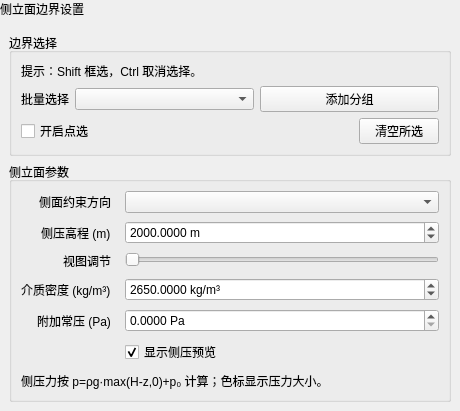
<?xml version='1.0' encoding='utf-8'?>
<ui version="4.0">
 <class>GeoStressSideFacePage</class>
 <widget class="QWidget" name="GeoStressSideFacePage">
  <property name="geometry">
   <rect>
    <x>0</x>
    <y>0</y>
    <width>460</width>
    <height>360</height>
   </rect>
  </property>
  <property name="windowTitle">
   <string>侧立面</string>
  </property>
  <layout class="QVBoxLayout" name="mainLayout">
   <property name="leftMargin">
    <number>0</number>
   </property>
   <property name="topMargin">
    <number>0</number>
   </property>
   <property name="rightMargin">
    <number>0</number>
   </property>
   <property name="bottomMargin">
    <number>0</number>
   </property>
   <item>
    <widget class="QLabel" name="pageHeaderLabel">
     <property name="sizePolicy">
      <sizepolicy hsizetype="Preferred" vsizetype="Fixed">
       <horstretch>0</horstretch>
       <verstretch>0</verstretch>
      </sizepolicy>
     </property>
     <property name="text">
      <string>侧立面边界设置</string>
     </property>
     <property name="visible">
      <bool>false</bool>
     </property>
    </widget>
   </item>
   <item>
    <layout class="QVBoxLayout" name="contentLayout">
     <property name="leftMargin">
      <number>9</number>
     </property>
     <property name="topMargin">
      <number>9</number>
     </property>
     <property name="rightMargin">
      <number>9</number>
     </property>
     <property name="bottomMargin">
      <number>9</number>
     </property>
     <property name="spacing">
      <number>6</number>
     </property>
     <item>
      <widget class="QGroupBox" name="selectionGroup">
       <property name="title">
        <string>边界选择</string>
       </property>
       <layout class="QVBoxLayout" name="selectionLayout">
        <item>
         <widget class="QLabel" name="pickHintLabel">
          <property name="text">
           <string>提示：Shift 框选，Ctrl 取消选择。</string>
          </property>
          <property name="wordWrap">
           <bool>false</bool>
          </property>
         </widget>
        </item>
        <item>
         <layout class="QHBoxLayout" name="groupRowLayout">
          <item>
           <widget class="QLabel" name="batchSelectLabel">
            <property name="sizePolicy">
             <sizepolicy hsizetype="Fixed" vsizetype="Preferred">
              <horstretch>0</horstretch>
              <verstretch>0</verstretch>
             </sizepolicy>
            </property>
            <property name="text">
             <string>批量选择</string>
            </property>
            <property name="wordWrap">
             <bool>false</bool>
            </property>
           </widget>
          </item>
          <item>
           <widget class="CustomComboBox" name="groupCombo">
            <property name="minimumSize">
             <size>
              <width>10</width>
              <height>0</height>
             </size>
            </property>
           </widget>
          </item>
          <item>
           <widget class="QPushButton" name="batchAddButton">
            <property name="text">
             <string>添加分组</string>
            </property>
           </widget>
          </item>
          <property name="leftMargin">
           <number>0</number>
          </property>
          <property name="topMargin">
           <number>0</number>
          </property>
          <property name="rightMargin">
           <number>0</number>
          </property>
          <property name="bottomMargin">
           <number>0</number>
          </property>
         </layout>
        </item>
        <item>
         <layout class="QHBoxLayout" name="actionRowLayout">
          <item>
           <widget class="QCheckBox" name="pickEnableCheckBox">
            <property name="text">
             <string>开启点选</string>
            </property>
           </widget>
          </item>
          <item>
           <spacer name="actionSpacer">
            <property name="orientation">
             <enum>Qt::Horizontal</enum>
            </property>
            <property name="sizeHint" stdset="0">
             <size>
              <width>40</width>
              <height>20</height>
             </size>
            </property>
           </spacer>
          </item>
          <item>
           <widget class="QPushButton" name="clearButton">
            <property name="text">
             <string>清空所选</string>
            </property>
           </widget>
          </item>
          <property name="leftMargin">
           <number>0</number>
          </property>
          <property name="topMargin">
           <number>0</number>
          </property>
          <property name="rightMargin">
           <number>0</number>
          </property>
          <property name="bottomMargin">
           <number>0</number>
          </property>
         </layout>
        </item>
        <property name="leftMargin">
         <number>9</number>
        </property>
        <property name="topMargin">
         <number>9</number>
        </property>
        <property name="rightMargin">
         <number>9</number>
        </property>
        <property name="bottomMargin">
         <number>9</number>
        </property>
       </layout>
      </widget>
     </item>
     <item>
      <widget class="QGroupBox" name="paramGroup">
       <property name="title">
        <string>侧立面参数</string>
       </property>
       <layout class="QFormLayout" name="paramFormLayout">
        <item row="0" column="0">
         <widget class="QLabel" name="idirLabel">
          <property name="text">
           <string>侧面约束方向</string>
          </property>
          <property name="wordWrap">
           <bool>false</bool>
          </property>
         </widget>
        </item>
        <item row="0" column="1">
         <widget class="QComboBox" name="idirCombo" />
        </item>
        <item row="1" column="0">
         <widget class="QLabel" name="heightLabel">
          <property name="text">
           <string>侧压高程 (m)</string>
          </property>
          <property name="wordWrap">
           <bool>false</bool>
          </property>
         </widget>
        </item>
        <item row="1" column="1">
         <widget class="QDoubleSpinBox" name="heightSpinBox">
          <property name="minimumSize">
           <size>
            <width>10</width>
            <height>0</height>
           </size>
          </property>
          <property name="decimals">
           <number>4</number>
          </property>
          <property name="minimum">
           <double>-1000000000000.000000000000000</double>
          </property>
          <property name="maximum">
           <double>1000000000000.000000000000000</double>
          </property>
          <property name="singleStep">
           <double>1.000000000000000</double>
          </property>
          <property name="value">
           <double>2000.000000000000000</double>
          </property>
          <property name="keyboardTracking">
           <bool>false</bool>
          </property>
          <property name="suffix">
           <string> m</string>
          </property>
          <property name="toolTip">
           <string>侧压基准高程 H。低于该高程的节点按静水压力随深度线性增加。</string>
          </property>
         </widget>
        </item>
        <item row="2" column="0">
         <widget class="QLabel" name="heightSliderLabel">
          <property name="text">
           <string>视图调节</string>
          </property>
          <property name="wordWrap">
           <bool>false</bool>
          </property>
         </widget>
        </item>
        <item row="2" column="1">
         <widget class="QSlider" name="heightSlider">
          <property name="toolTip">
           <string>拖动时实时调整侧压高程；精确数值仍可在上方输入。</string>
          </property>
          <property name="minimum">
           <number>0</number>
          </property>
          <property name="maximum">
           <number>1000</number>
          </property>
          <property name="singleStep">
           <number>1</number>
          </property>
          <property name="pageStep">
           <number>20</number>
          </property>
          <property name="orientation">
           <enum>Qt::Horizontal</enum>
          </property>
         </widget>
        </item>
        <item row="3" column="0">
         <widget class="QLabel" name="gamaLabel">
          <property name="text">
           <string>介质密度 (kg/m³)</string>
          </property>
          <property name="wordWrap">
           <bool>false</bool>
          </property>
         </widget>
        </item>
        <item row="3" column="1">
         <widget class="QDoubleSpinBox" name="gamaSpinBox">
          <property name="minimumSize">
           <size>
            <width>10</width>
            <height>0</height>
           </size>
          </property>
          <property name="decimals">
           <number>4</number>
          </property>
          <property name="minimum">
           <double>0.000000000000000</double>
          </property>
          <property name="maximum">
           <double>1000000000000.000000000000000</double>
          </property>
          <property name="singleStep">
           <double>1.000000000000000</double>
          </property>
          <property name="value">
           <double>2650.000000000000000</double>
          </property>
          <property name="keyboardTracking">
           <bool>false</bool>
          </property>
          <property name="suffix">
           <string> kg/m³</string>
          </property>
          <property name="toolTip">
           <string>这里输入的是密度 ρ，不是单位重；当前计算使用 p=ρg(H-z)+p₀。</string>
          </property>
         </widget>
        </item>
        <item row="4" column="0">
         <widget class="QLabel" name="pgroutLabel">
          <property name="text">
           <string>附加常压 (Pa)</string>
          </property>
          <property name="wordWrap">
           <bool>false</bool>
          </property>
         </widget>
        </item>
        <item row="4" column="1">
         <widget class="QDoubleSpinBox" name="pgroutSpinBox">
          <property name="minimumSize">
           <size>
            <width>10</width>
            <height>0</height>
           </size>
          </property>
          <property name="decimals">
           <number>4</number>
          </property>
          <property name="minimum">
           <double>0.000000000000000</double>
          </property>
          <property name="maximum">
           <double>1000000000000.000000000000000</double>
          </property>
          <property name="singleStep">
           <double>1.000000000000000</double>
          </property>
          <property name="keyboardTracking">
           <bool>false</bool>
          </property>
          <property name="suffix">
           <string> Pa</string>
          </property>
          <property name="toolTip">
           <string>叠加到整个受压边界上的均布常压力 p₀，单位 Pa。</string>
          </property>
         </widget>
        </item>
        <item row="5" column="1">
         <widget class="QCheckBox" name="showPreviewCheckBox">
          <property name="text">
           <string>显示侧压预览</string>
          </property>
          <property name="checked">
           <bool>true</bool>
          </property>
         </widget>
        </item>
        <item row="6" column="0" colspan="2">
         <widget class="QLabel" name="previewStatusLabel">
          <property name="text">
           <string>侧压力按 p=ρg·max(H-z,0)+p₀ 计算；色标显示压力大小。</string>
          </property>
          <property name="wordWrap">
           <bool>true</bool>
          </property>
         </widget>
        </item>
        <property name="leftMargin">
         <number>9</number>
        </property>
        <property name="topMargin">
         <number>9</number>
        </property>
        <property name="rightMargin">
         <number>9</number>
        </property>
        <property name="bottomMargin">
         <number>9</number>
        </property>
        <property name="horizontalSpacing">
         <number>14</number>
        </property>
        <property name="verticalSpacing">
         <number>8</number>
        </property>
        <property name="fieldGrowthPolicy">
         <enum>QFormLayout::AllNonFixedFieldsGrow</enum>
        </property>
        <property name="rowWrapPolicy">
         <enum>QFormLayout::WrapLongRows</enum>
        </property>
        <property name="labelAlignment">
         <set>Qt::AlignRight|Qt::AlignVCenter</set>
        </property>
       </layout>
      </widget>
     </item>
     <item>
      <spacer name="verticalSpacer">
       <property name="orientation">
        <enum>Qt::Vertical</enum>
       </property>
       <property name="sizeHint" stdset="0">
        <size>
         <width>20</width>
         <height>40</height>
        </size>
       </property>
      </spacer>
     </item>
    </layout>
   </item>
  </layout>
 </widget>
 <customwidgets>
  <customwidget>
   <class>CustomComboBox</class>
   <extends>QComboBox</extends>
   <header>CustomComboBox.h</header>
  </customwidget>
 </customwidgets>
 <resources />
 <connections />
</ui>
